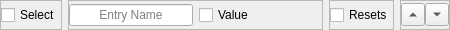
<?xml version="1.0" encoding="UTF-8"?>
<ui version="4.0">
 <class>BoolEntry</class>
 <widget class="QWidget" name="BoolEntry">
  <property name="geometry">
   <rect>
    <x>0</x>
    <y>0</y>
    <width>450</width>
    <height>30</height>
   </rect>
  </property>
  <property name="sizePolicy">
   <sizepolicy hsizetype="Expanding" vsizetype="Fixed">
    <horstretch>0</horstretch>
    <verstretch>0</verstretch>
   </sizepolicy>
  </property>
  <property name="minimumSize">
   <size>
    <width>0</width>
    <height>30</height>
   </size>
  </property>
  <property name="windowTitle">
   <string>Bool</string>
  </property>
  <layout class="QHBoxLayout" name="horizontalLayout">
   <property name="leftMargin">
    <number>0</number>
   </property>
   <property name="topMargin">
    <number>0</number>
   </property>
   <property name="rightMargin">
    <number>0</number>
   </property>
   <property name="bottomMargin">
    <number>0</number>
   </property>
   <item>
    <widget class="QFrame" name="FrameSelection">
     <property name="frameShape">
      <enum>QFrame::Shape::StyledPanel</enum>
     </property>
     <property name="frameShadow">
      <enum>QFrame::Shadow::Raised</enum>
     </property>
     <layout class="QVBoxLayout" name="verticalLayout_3">
      <property name="leftMargin">
       <number>0</number>
      </property>
      <property name="topMargin">
       <number>0</number>
      </property>
      <property name="rightMargin">
       <number>0</number>
      </property>
      <property name="bottomMargin">
       <number>0</number>
      </property>
      <item>
       <widget class="QCheckBox" name="Select">
        <property name="text">
         <string>Select</string>
        </property>
       </widget>
      </item>
     </layout>
    </widget>
   </item>
   <item>
    <widget class="QFrame" name="FrameValue">
     <property name="frameShape">
      <enum>QFrame::Shape::StyledPanel</enum>
     </property>
     <property name="frameShadow">
      <enum>QFrame::Shadow::Raised</enum>
     </property>
     <layout class="QHBoxLayout" name="horizontalLayout_5">
      <property name="leftMargin">
       <number>0</number>
      </property>
      <property name="topMargin">
       <number>0</number>
      </property>
      <property name="rightMargin">
       <number>0</number>
      </property>
      <property name="bottomMargin">
       <number>0</number>
      </property>
      <item>
       <widget class="QLineEdit" name="ValueName">
        <property name="text">
         <string/>
        </property>
        <property name="alignment">
         <set>Qt::AlignmentFlag::AlignCenter</set>
        </property>
        <property name="placeholderText">
         <string>Entry Name</string>
        </property>
       </widget>
      </item>
      <item>
       <widget class="QCheckBox" name="Value">
        <property name="sizePolicy">
         <sizepolicy hsizetype="Expanding" vsizetype="Fixed">
          <horstretch>0</horstretch>
          <verstretch>0</verstretch>
         </sizepolicy>
        </property>
        <property name="text">
         <string>Value</string>
        </property>
       </widget>
      </item>
     </layout>
    </widget>
   </item>
   <item>
    <widget class="QFrame" name="FrameReset">
     <property name="frameShape">
      <enum>QFrame::Shape::StyledPanel</enum>
     </property>
     <property name="frameShadow">
      <enum>QFrame::Shadow::Raised</enum>
     </property>
     <layout class="QVBoxLayout" name="layoutReset">
      <property name="leftMargin">
       <number>0</number>
      </property>
      <property name="topMargin">
       <number>0</number>
      </property>
      <property name="rightMargin">
       <number>0</number>
      </property>
      <property name="bottomMargin">
       <number>0</number>
      </property>
      <item>
       <widget class="QCheckBox" name="Reset">
        <property name="toolTip">
         <string>Resets: at the end of every execution loop, this entry goes back to the value it had when the loop started</string>
        </property>
        <property name="text">
         <string>Resets</string>
        </property>
       </widget>
      </item>
     </layout>
    </widget>
   </item>
   <item>
    <widget class="QFrame" name="FrameOrder">
     <property name="frameShape">
      <enum>QFrame::Shape::StyledPanel</enum>
     </property>
     <property name="frameShadow">
      <enum>QFrame::Shadow::Raised</enum>
     </property>
     <layout class="QHBoxLayout" name="layoutOrder">
      <property name="spacing">
       <number>0</number>
      </property>
      <property name="leftMargin">
       <number>0</number>
      </property>
      <property name="topMargin">
       <number>0</number>
      </property>
      <property name="rightMargin">
       <number>0</number>
      </property>
      <property name="bottomMargin">
       <number>0</number>
      </property>
      <item>
       <widget class="QToolButton" name="MoveUp">
        <property name="toolTip">
         <string>Move this entry up in the list</string>
        </property>
        <property name="arrowType">
         <enum>Qt::ArrowType::UpArrow</enum>
        </property>
       </widget>
      </item>
      <item>
       <widget class="QToolButton" name="MoveDown">
        <property name="toolTip">
         <string>Move this entry down in the list</string>
        </property>
        <property name="arrowType">
         <enum>Qt::ArrowType::DownArrow</enum>
        </property>
       </widget>
      </item>
     </layout>
    </widget>
   </item>
  </layout>
 </widget>
 <resources/>
 <connections/>
</ui>
